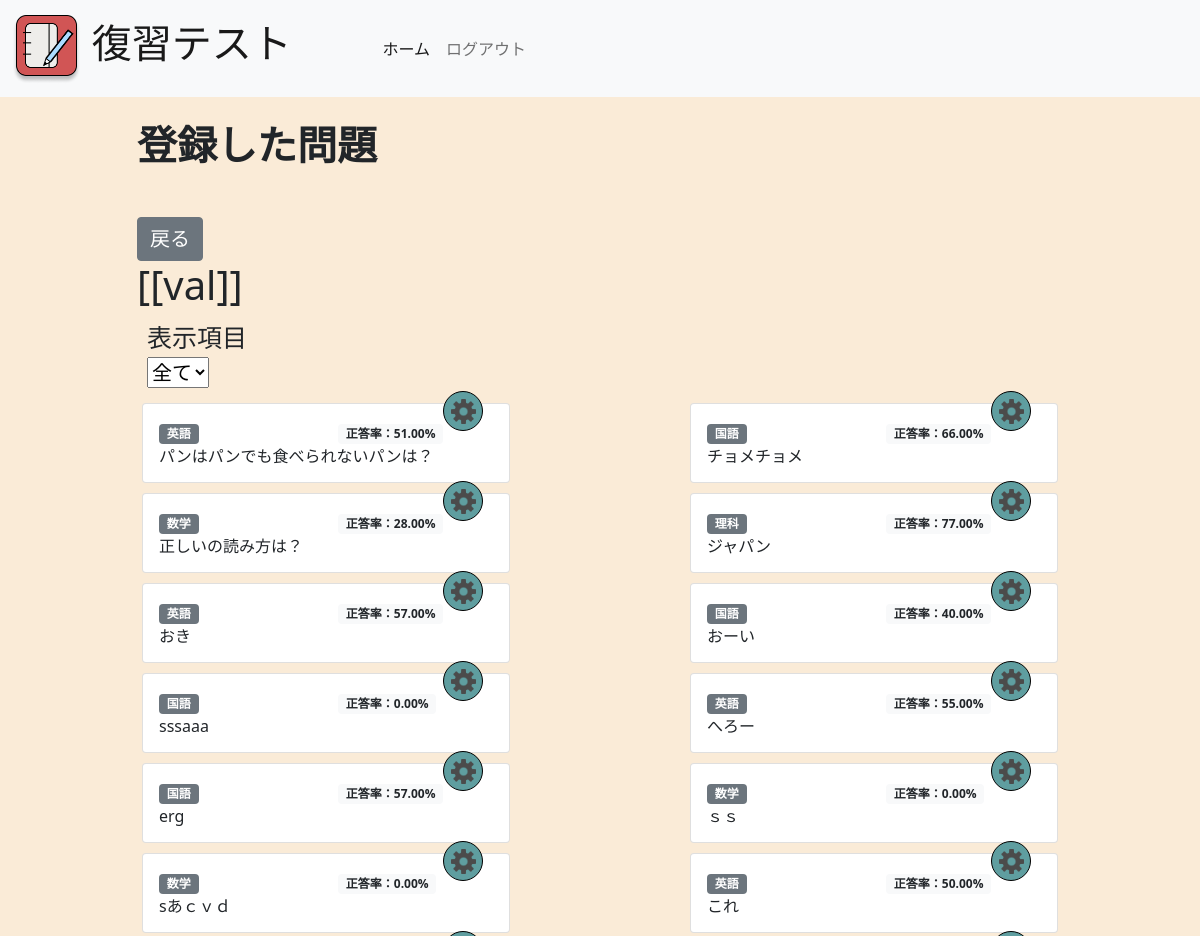
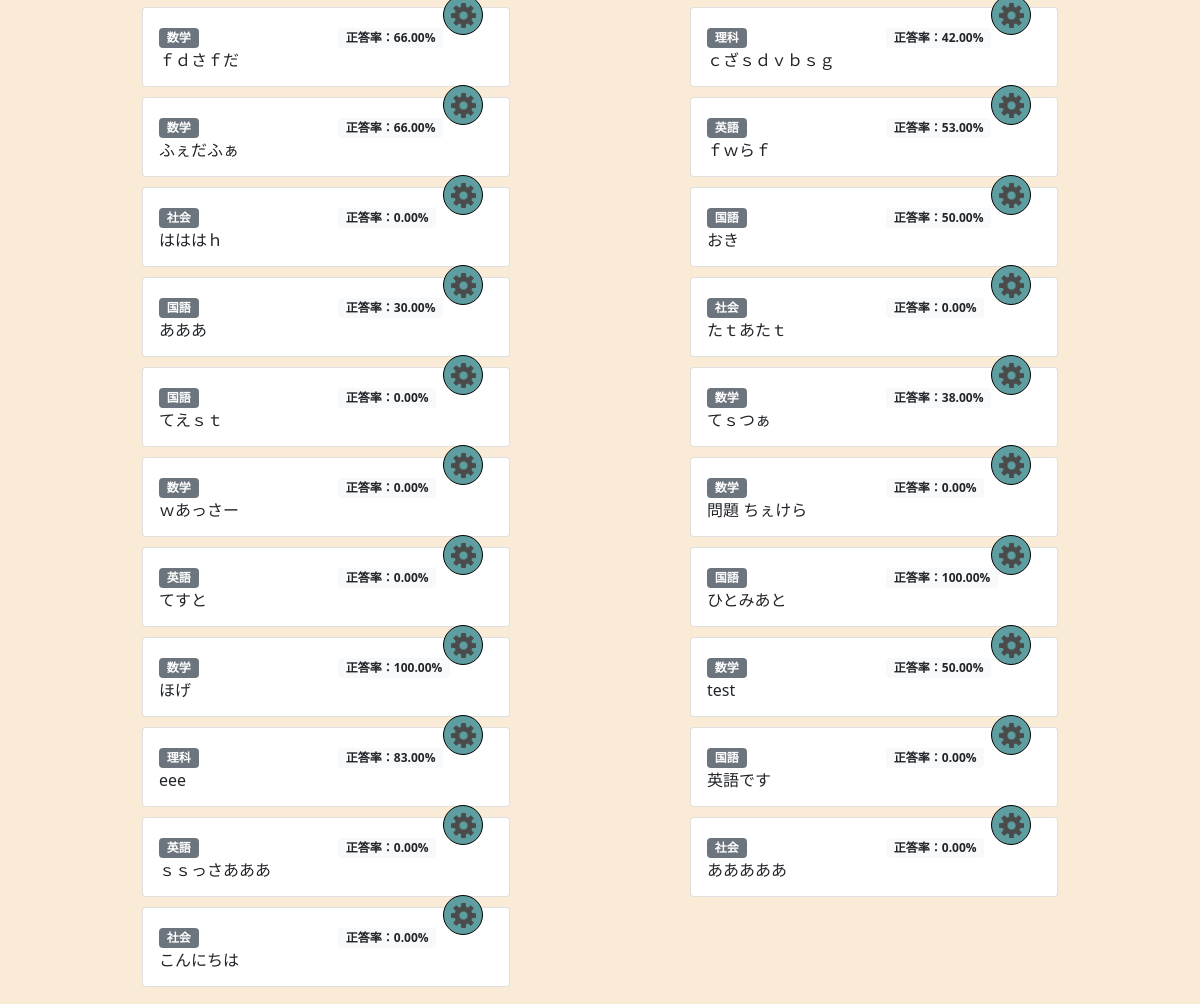
Before: /history/ (signed in) with the older database file (2 pictures, top to bottom).
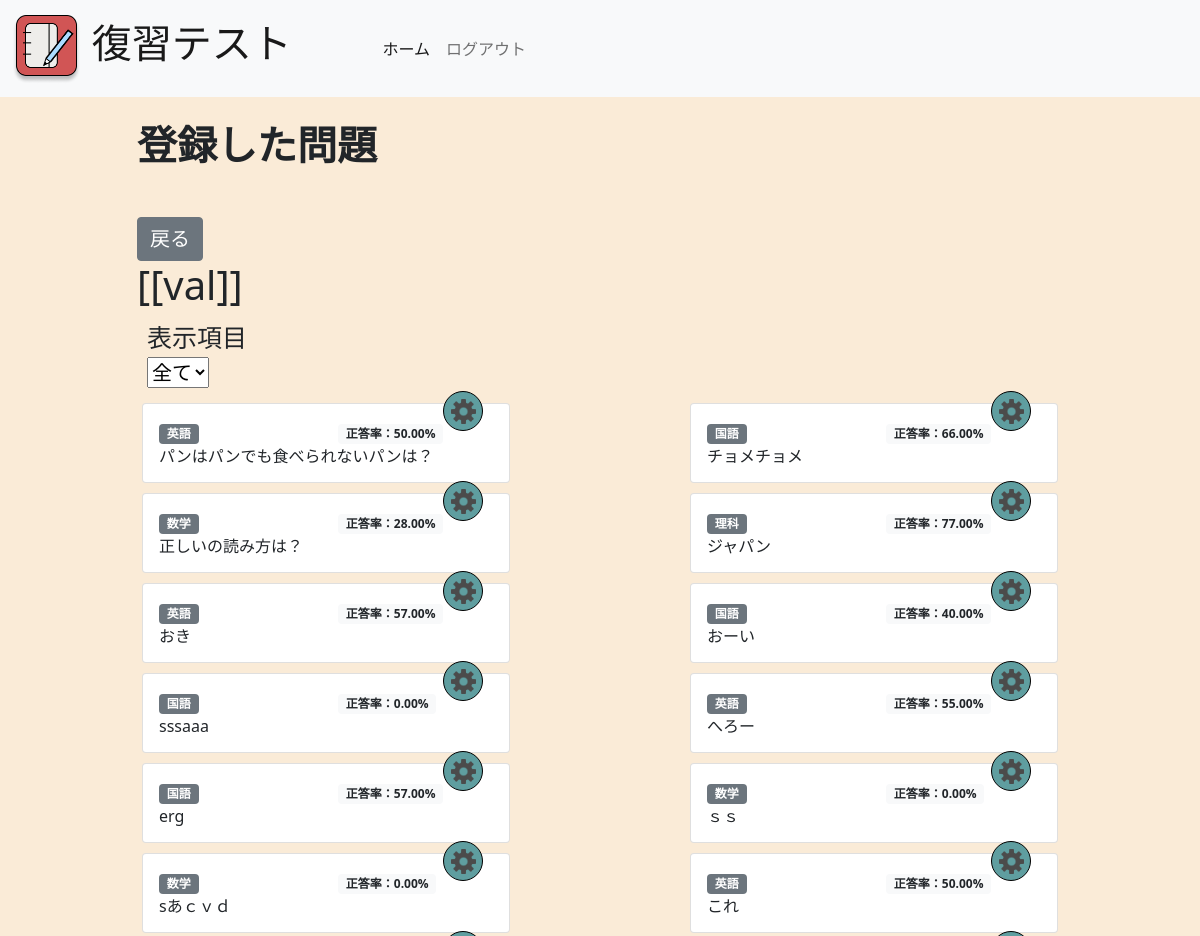
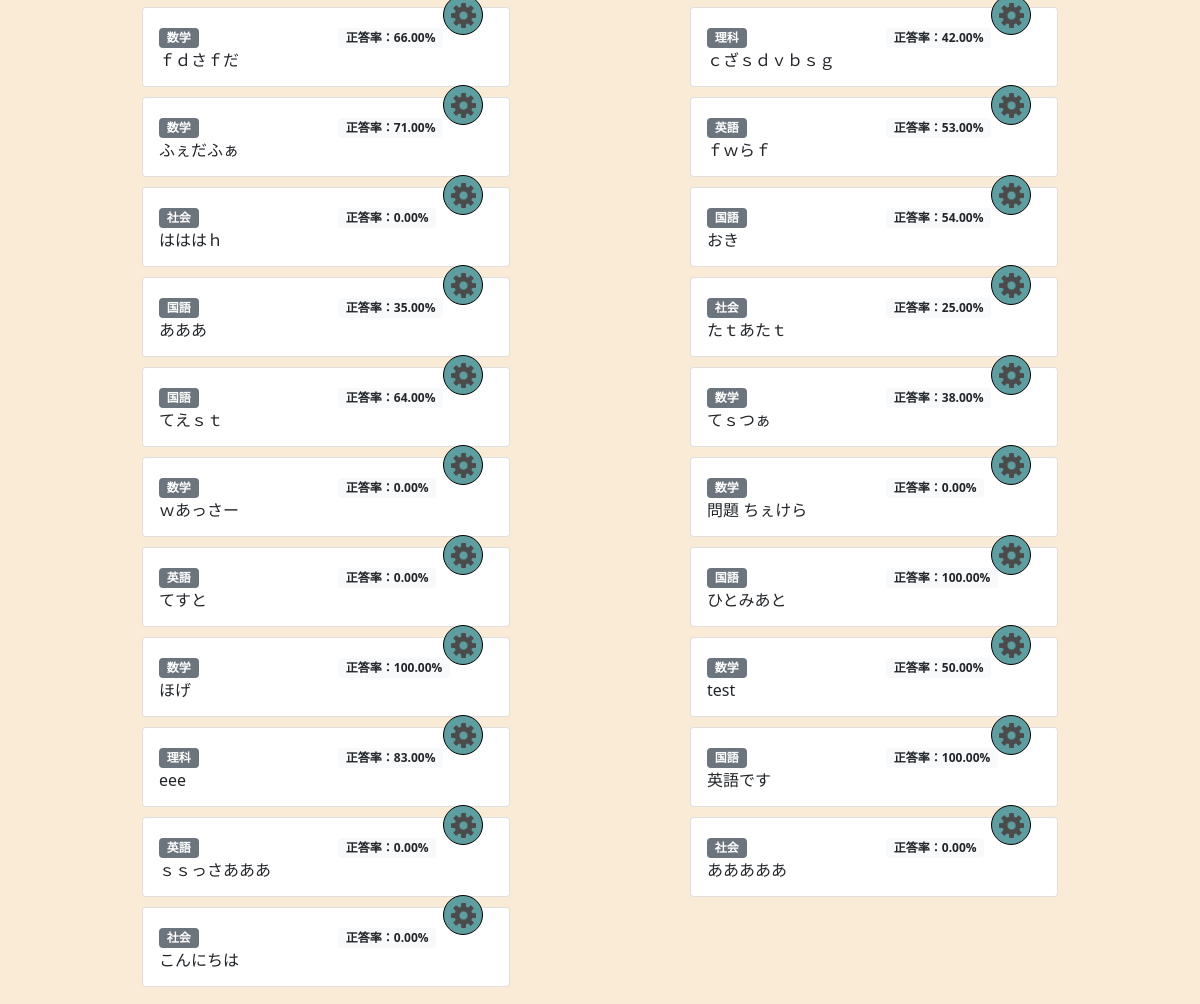
After: the same page with the newer database file (2 pictures, top to bottom).
### test/models.py (models this page shows)
class Test(models.Model):
  subject = models.CharField(max_length=255, default='')
  que = models.CharField(max_length=255)
  ans = models.CharField(max_length=255)
  total = models.IntegerField(default=0)
  correct = models.IntegerField(default=0)
  percent = models.IntegerField(default=0)
  user = models.ForeignKey(User, default=1, on_delete=models.CASCADE)
  visibility = models.CharField(max_length=20, default='private')

### test/views.py (the view, shortened to what this page needs)
# urls.py: path("history/", views.history, name="history"),
def history(request):
  if request.method == 'GET':
    if request.headers.get("Content-Type") == "application/json":
      print(request.body.get("subject-Type"))
      tests = Test.objects.filter(user=request.user, subject='英語')
    else:
      tests = Test.objects.filter(user=request.user)
    """ dbに登録された全てのテストを出力する """
    param = {}
    subjects = Test.objects.filter(user=request.user).distinct().values_list('subject', flat=True)
    param["tests_list"] = tests
    param["subjects"] = subjects
    return render(request, 'history.html', param)

### test/templates/history.html (shortened to what this page needs)
{% extends 'base.html' %}
{% block content %}
<h1 style="font-size: 40px; margin-bottom: 3rem;"><b>登録した問題</b></h1>
<form method="get" action="{% url 'test:index' %}">
  <button type="submit" class="btn btn-secondary" style="font-size: 20px;">戻る</button>
</form>
<div  id="app">
  <h1>[[val]]</h1>
  <div style="margin: 10px;">
    <div style="font-size: 25px;">表示項目</div>
    <select style="font-size: 20px;" @change="detectChange">
      <option value="" selected>全て</option>
    </select>
  </div>
  <div class="testcard">
    {% for test in tests_list %}
    <div class="card box" style="width: 23rem; margin: 5px; text-align: left;">
      <div class="card-body">
        <div class="row">
          <div class="col">
            <span class="badge bg-secondary">{{test.subject}}</span>
          </div>
          <div class="col">
            <span class="badge bg-light text-dark">正答率：{{test.percent|floatformat:2}}%</span>
          </div>
        </div>
        <p class="card-text">{{ test.que }}</p>
        <button type="button" class="btn btn-primary" data-bs-toggle="modal" data-bs-target="#testModal{{forloop.counter0}}">
          <img src="../static/img/settings.png" width="25px" >
        </button>
      </div>
    </div>
    {% endfor %}
  </div>
</div>
{% endblock %}

### test/templates/base.html (shortened to what this page needs)
{% load static %}
<!DOCTYPE html>
<html lang="en">
<head>
  <link href="https://cdn.jsdelivr.net/npm/bootstrap@5.0.2/dist/css/bootstrap.min.css" rel="stylesheet"
>
  <link rel="stylesheet" href="{% static 'style.css' %}">
</head>
<body style="background-color: #faebd7;">
  <header>
    <nav class="navbar navbar-expand-lg navbar-light bg-light">
      <div class="container-fluid">
        <a class="navbar-brand" href="/" style="font-size: 40px;">
          <img src="{% static 'img/icon.png' %}" alt="" width="20%" height="" class="d-inline-block align-text-top">
          復習テスト
        </a>
        <div class="collapse navbar-collapse" id="navbarNavAltMarkup">
          <div class="navbar-nav">
            <a class="nav-link active" href="{% url 'test:index' %}">ホーム</a>
            <a class="nav-link" href="{% url 'test:logout' %}">ログアウト</a>
          </div>
        </div>
      </div>
    </nav>
  </header>
  <div class="container">
    <div class="row">
      <div class="col-sm-10 mx-auto mt-4">
        {% block content %}
        {% endblock %}
      </div>
    </div>
  </div>
  <link rel="stylesheet" href="https://cdn.jsdelivr.net/npm/vue-js-modal@1.3.31/dist/styles.css">
</body>
</html>

### static/style.css (style rules this page uses)
.testcard { display: flex; flex-wrap: wrap; text-align: center; justify-content: space-between; }
.box { position: relative; height: 80px; }
.box button { background-color: cadetblue; padding: 0; position: absolute; left: 300px; top: -13px; width: 40px; height: 40px; text-align: center; background-color: cadetblue; border-color: black; border-radius: 50%; }

Changed rows visible on the page:
changed Test "パンはパンでも食べられないパンは？": percent "51.00" → "50.00"
changed Test "ふぇだふぁ": percent "66.00" → "71.00"
changed Test (number 18 of 33 on the later page): percent "50.00" → "54.00"
changed Test "あああ": percent "30.00" → "35.00"
changed Test "たｔあたｔ": percent "0.00" → "25.00"
changed Test "てえｓｔ": percent "0.00" → "64.00"
changed Test "英語です": percent "0.00" → "100.00"
